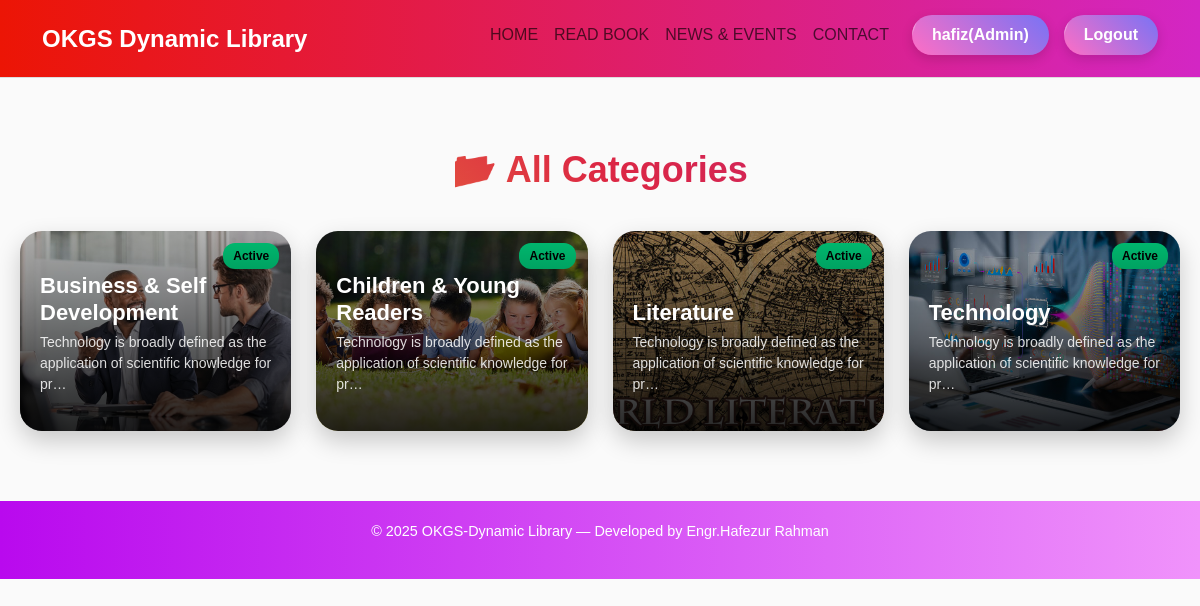
/show_category/ (signed in), run on the app's committed database.
### book/models.py (models this page shows, shortened)
class UserRegistration(models.Model):
    first_name = models.CharField(max_length=100)
    last_name = models.CharField(max_length=100)
    city = models.CharField(max_length=100)
    region = models.CharField(max_length=100)
    country = models.CharField(max_length=100)
    present_address = models.TextField()
    permanent_address = models.TextField()
    email = models.EmailField(unique=True)
    password = models.CharField(max_length=255)  # store hashed later
    is_staff = models.BooleanField(default=False)
    profile_picture=models.ImageField(upload_to='photo/profile_picture',blank=True,null=True)
    is_admin=models.BooleanField(default=False)
    is_active=models.BooleanField(default=False)

class Category(models.Model):
    name = models.CharField(max_length=150, unique=True)
    slug = models.SlugField(max_length=180, unique=True, blank=True)
    description = models.TextField(blank=True, null=True)
    category_image=models.ImageField(upload_to='photo/category_image',blank=True,null=True)
    is_active = models.BooleanField(default=True)
    created_at = models.DateTimeField(auto_now_add=True)
    updated_at = models.DateTimeField(auto_now=True)
    class Meta:
        ordering = ["name"]

### book/views.py (the view)
# urls.py: path('show_category/', views.show_category, name='show_category'),
def show_category(request):
    user_id = request.session.get("user_id")
    varified_user = UserRegistration.objects.get(id=user_id)
    user1=varified_user.first_name
    is_adm=varified_user.is_admin
    all_category=Category.objects.all()
    context={
        'user1':user1,
        'is_adm':is_adm,
        'category':all_category,
    }
    return render(request, "category/category_list.html",context)

### book/templates/category/category_list.html (shortened to what this page needs)
{% extends "index.html" %}
{% block content %}
<div class="category-wrapper">
<h1 class="category-title">📂 All Categories</h1>
<div class="category-grid">
{% for cat in category %}
<div class="category-card">
{% if cat.category_image %}
<img src="{{ cat.category_image.url }}">
{% else %}
<img src="/static/default_category.jpg">
{% endif %}
{% if cat.is_active %}
<span class="active-badge">Active</span>
{% endif %}
<div class="category-overlay">
<div class="category-text">
<h3>{{ cat.name }}</h3>
<p>{{ cat.description|truncatechars:80 }}</p>
</div>
</div>
<a href="#" class="category-link"></a>
</div>
{% empty %}
<p style="text-align:center;width:100%;font-size:18px;">No categories found.</p>
{% endfor %}
</div>
</div>
{% endblock %}

### templates/index.html (shortened to what this page needs)
{% load static %}
<!DOCTYPE html>
<html lang="en">
<head>
<link href="https://cdn.jsdelivr.net/npm/bootstrap@5.3.2/dist/css/bootstrap.min.css" rel="stylesheet">
<link href="https://cdn.jsdelivr.net/npm/bootstrap-icons@1.11.1/font/bootstrap-icons.css" rel="stylesheet">
<link rel="stylesheet" href="{% static 'admin_custom.css' %}">
</head>
<body>
<nav class="navbar navbar-expand-lg">
  <div class="container">
    <a class="navbar-brand" href="#">OKGS Dynamic Library</a>
    <div class="collapse navbar-collapse" id="navbarMenu">
      <ul class="navbar-nav ms-auto">
        <li class="nav-item"><a class="nav-link" href="{% url 'homepage' %}">HOME</a></li>
        <li class="nav-item"><a class="nav-link" href="{% url 'show_books' %}">READ BOOK</a></li>
        <li class="nav-item"><a class="nav-link" href="{% url 'newsEvent' %}">NEWS & EVENTS</a></li>
        <li class="nav-item"><a class="nav-link" href="{% url 'contact' %}">CONTACT</a></li>
        {% if user1 == None %}
            <li class="nav-item">
                <a class="btn-register" href="{% url 'login_interface' %}">Login</a>
            </li>
            <li class="nav-item">
                <a class="btn-register" href="{% url 'sign_up' %}">Register</a>
            </li>
        {% else %}
                   {% if is_adm == True %}
                        <li class="nav-item">
                            <a class="btn-register" href="{% url 'dashboard' %}"> {{ user1 }}(Admin)</a>
                        </li>
                    {% else %}
                         <li class="nav-item">
                            <a class="btn-register" href="{% url 'dashboard' %}"> {{ user1 }} </a>
                        </li>
                    {% endif %}
            <li class="nav-item">
                <a class="btn-register" href="{% url 'logout' %}"> Logout </a>
            </li>
        {% endif %}
      </ul>
    </div>
  </div>
</nav>
{% block content %}
{% endblock %}
<footer>
  <div class="container">
    <p>© 2025 OKGS-Dynamic Library — Developed by Engr.Hafezur Rahman</p>
  </div>
</footer>
</body>
</html>

### templates/index.html (style rules this page uses)
body { font-family: 'Poppins', sans-serif; background:#fdf6fb; margin:0; padding:0; }
.navbar { background: linear-gradient(90deg, #ec1505, #d326c4); padding:15px 30px; border-bottom:1px solid #ddd; }
.navbar-brand { font-weight:700; color:#fff; font-size:1.5rem; }
.category-title { font-size:1.1rem; font-weight:700; margin-top:10px; color:#fff; }
footer { background: linear-gradient(90deg, #b909ee, #f093fb); padding:20px; text-align:center; font-size:.9rem; color:#fff; }
.btn-register { display: inline-block; padding: 8px 20px; margin-left: 15px; font-weight: 600; border-radius: 25px; background: linear-gradient(45deg, #ff6ec4, #7873f5); color: #fff; text-decoration: none; transition: all 0.4s ease; box-shadow: 0 4px 12px rgba(0,0,0,0.15); position: relative; overflow: hidden; }
.btn-register::after { content: ''; position: absolute; top: 0; left: -100%; width: 100%; height: 100%; background: rgba(255,255,255,0.3); transform: skewX(-20deg); transition: all 0.5s ease; }

### book/templates/category/category_list.html (style rules this page uses)
body { font-family:'Poppins',sans-serif; background:#fafafa; }
.category-wrapper { max-width:1200px; margin:70px auto; padding:0 20px; }
.category-title { font-size:36px; font-weight:700; text-align:center; background:linear-gradient(45deg,#f09433,#e6683c,#dc2743,#cc2366,#bc1888); -webkit-background-clip:text; -webkit-text-fill-color:transparent; margin-bottom:40px; }
.category-grid { display:grid; grid-template-columns:repeat(auto-fill,minmax(260px,1fr)); gap:25px; }
.category-card { position:relative; border-radius:22px; overflow:hidden; background:white; box-shadow:0 10px 25px rgba(0,0,0,.2); transition:.4s; }
.category-card img { width:100%; height:200px; object-fit:cover; }
.category-overlay { position:absolute; inset:0; background:linear-gradient(to top,rgba(0,0,0,.85),rgba(0,0,0,.25)); display:flex; align-items:flex-end; padding:20px; }
.category-text { color:white; }
.category-text h3 { font-size:22px; font-weight:700; margin:0; }
.category-text p { font-size:14px; opacity:.85; margin-top:6px; }
.active-badge { position:absolute; top:12px; right:12px; background:#00ff99; color:black; font-size:12px; font-weight:600; padding:4px 10px; border-radius:12px; }
.category-link { position:absolute; inset:0; z-index:5; }

### data on the page
UserRegistration: first_name "hafiz"
Category: category_image (picture), is_active "Active", name "Business & Self Development", description "Technology is broadly defined as the application of scientific knowledge for pr…"
Category: category_image (picture), is_active "Active", name "Children & Young Readers", description "Technology is broadly defined as the application of scientific knowledge for pr…"
Category: category_image (picture), is_active "Active", name "Literature", description "Technology is broadly defined as the application of scientific knowledge for pr…"
Category: category_image (picture), is_active "Active", name "Technology", description "Technology is broadly defined as the application of scientific knowledge for pr…"
